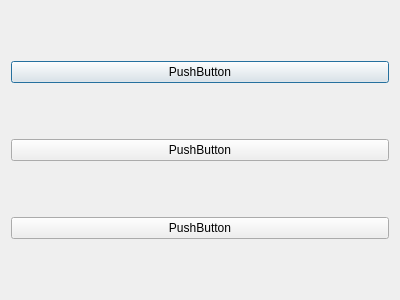
<?xml version="1.0" encoding="UTF-8"?>
<ui version="4.0">
 <class>test_Dialog</class>
 <widget class="QDialog" name="test_Dialog">
  <property name="geometry">
   <rect>
    <x>0</x>
    <y>0</y>
    <width>400</width>
    <height>300</height>
   </rect>
  </property>
  <property name="windowTitle">
   <string>Dialog</string>
  </property>
  <layout class="QVBoxLayout" name="verticalLayout">
   <item>
    <layout class="QVBoxLayout" name="verticalLayout_2"/>
   </item>
   <item>
    <widget class="QPushButton" name="pushButton_2">
     <property name="text">
      <string>PushButton</string>
     </property>
    </widget>
   </item>
   <item>
    <widget class="QPushButton" name="pushButton">
     <property name="text">
      <string>PushButton</string>
     </property>
    </widget>
   </item>
   <item>
    <widget class="QPushButton" name="pushButton_3">
     <property name="text">
      <string>PushButton</string>
     </property>
    </widget>
   </item>
  </layout>
 </widget>
 <resources/>
 <connections/>
</ui>
